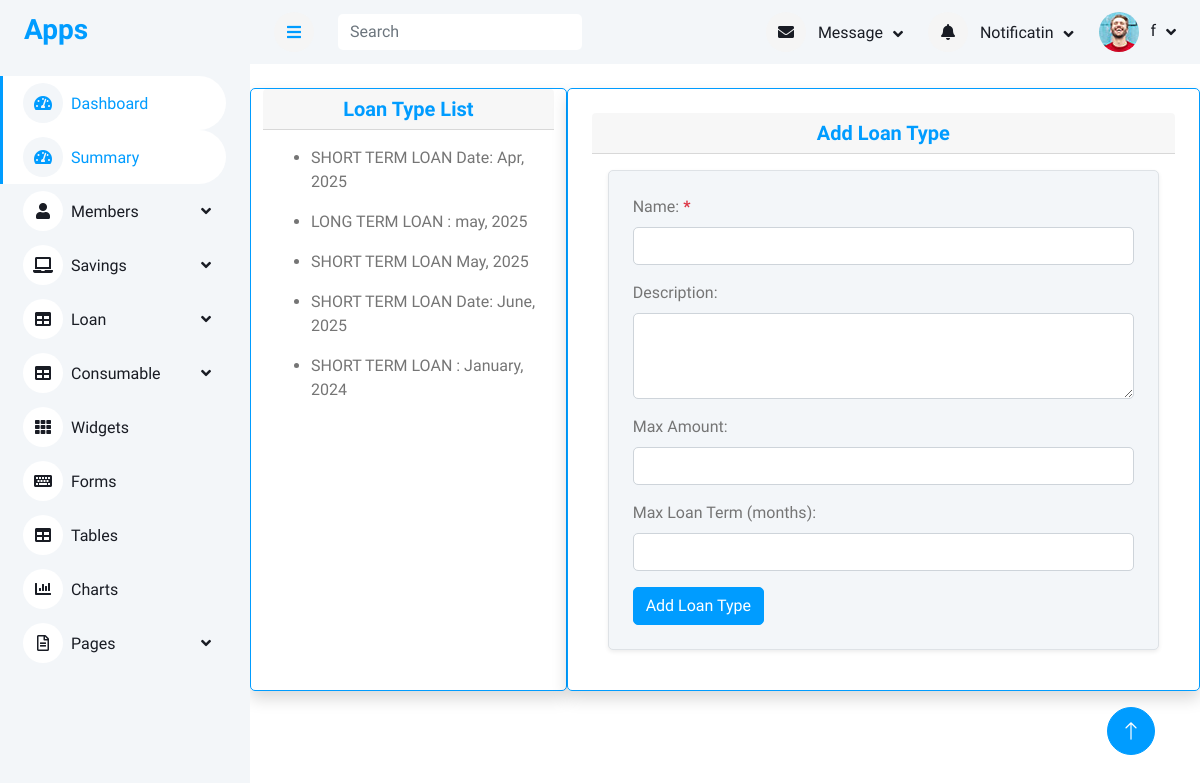
Screenshot of /loan-type/add/ (signed in) with the database file from the repository.
### accounts/models.py (models this page shows, shortened)
class User(AbstractUser):
    first_name = models.CharField(max_length=100)
    last_name = models.CharField(max_length=100)
    other_name = models.CharField(max_length=100)
    date_of_birth = models.DateField(blank=True,null=True)
    username = models.CharField(max_length=100, unique=True)
    department = models.CharField(max_length=100)
    unit = models.CharField(max_length=100)
    gender = models.ForeignKey(Gender, on_delete=models.CASCADE, blank=True, null=True)
    group = models.ForeignKey(UserGroup, on_delete=models.CASCADE, blank=True, null=True)
    marital_status = models.ForeignKey(MaritalStatus,on_delete=models.SET_NULL, null=True, blank=True)
    religion = models.ForeignKey(Religion, on_delete=models.SET_NULL, null=True, blank=True,)
    passport = models.ImageField(upload_to='passport', blank=True, null=True)
    member_number = models.CharField(max_length=100)

### loan/models.py (models this page shows, shortened)
class LoanType(models.Model):
    name = models.CharField(max_length=100)
    description = models.TextField(blank=True, null=True)
    max_amount = models.DecimalField(max_digits=12, decimal_places=2, null=True, blank=True)
    max_loan_term_months = models.PositiveIntegerField(null=True, blank=True)
    created_by = models.ForeignKey(User,on_delete=models.CASCADE)

### loan/views.py (the view, shortened to what this page needs)
# urls.py: path('loan-type/add/', views.add_loan_type, name='add_loan_type'),
@login_required
def add_loan_type(request):
    loan_types = LoanType.objects.all()
    context = {'loan_types':loan_types}
    return render(request, 'loan/add_loan_type.html',context)

### templates/loan/add_loan_type.html (shortened to what this page needs)
{% extends 'base/base.html' %}
{% load static %}
{% block content %}
<div class="container mt-4 col-md-12">
    <div class="row">
    <div class="card col-md-4 shadow border-primary">
        <h5 class="card-header text-primary text-center"> Loan Type List</h5>
        <div class="card-body">
          {% for l in loan_types %}
          <ul>
          <li>{{l.name}}</li>
          </ul>
          {% endfor %}
        </div>
    </div>
    <div class="card col-md-8  p-4 shadow border-primary">
        <h5 class="card-header text-primary text-center">Add Loan Type </h5>
        <div class="card-body">
            <form method="post" class="p-4 border rounded bg-light shadow-sm">
                <div class="mb-3">
                    <label for="name" class="form-label">Name:</label>
                    <b class="text-danger text-lg"> *</b>
                    <input type="text" name="name" id="name" class="form-control" required>
                </div>
                <div class="mb-3">
                    <label for="description" class="form-label">Description:</label>
                    <textarea name="description" id="description" class="form-control" rows="3"></textarea>
                </div>
                <div class="mb-3">
                    <label for="max_amount" class="form-label">Max Amount:</label>
                    <input type="number" name="max_amount" id="max_amount" step="0.01" class="form-control">
                </div>
                <div class="mb-3">
                    <label for="max_loan_term_months" class="form-label">Max Loan Term (months):</label>
                    <input type="number" name="max_loan_term_months" id="max_loan_term_months" class="form-control">
                </div>
                <button type="submit" class="btn btn-primary">Add Loan Type</button>
            </form>
        </div>
    </div>
    </div>
</div>
{% endblock content %}

### templates/include/navbar.html (shortened to what this page needs)
<nav class="navbar navbar-expand bg-light navbar-light sticky-top px-4 py-0">
    <a href="#" class="sidebar-toggler flex-shrink-0">
        <i class="fa fa-bars"></i>
    </a>
    <form method="get" action="{% url 'search_member' %}" class="d-none d-md-flex ms-4">
        <input class="form-control border-0" name="search_term" type="search" placeholder="Search">
    </form>
    <div class="navbar-nav align-items-center ms-auto">
        <div class="nav-item dropdown">
            <a href="#" class="nav-link dropdown-toggle" data-bs-toggle="dropdown">
                <i class="fa fa-envelope me-lg-2"></i>
                <span class="d-none d-lg-inline-flex">Message</span>
            </a>
        </div>
        <div class="nav-item dropdown">
            <a href="#" class="nav-link dropdown-toggle" data-bs-toggle="dropdown">
                <i class="fa fa-bell me-lg-2"></i>
                <span class="d-none d-lg-inline-flex">Notificatin</span>
            </a>
        </div>
        <div class="nav-item dropdown">
            <a href="#" class="nav-link dropdown-toggle" data-bs-toggle="dropdown">
                <img class="rounded-circle me-lg-2" src="/static/img/user.jpg" alt=""
                    style="width: 40px; height: 40px;">
                <span class="d-none d-lg-inline-flex">{{request.user.first_name}}</span>
            </a>
        </div>
    </div>
</nav>

### static/css/style.css (style rules this page uses)
:root { --primary: #009CFF; --light: #F3F6F9; --dark: #191C24; }
.btn { transition: .5s; }
.btn.btn-primary { color: #FFFFFF; }
.content .navbar .navbar-nav .nav-link { margin-left: 25px; padding: 12px 0; color: var(--dark); outline: none; }
.content .navbar .sidebar-toggler, .content .navbar .navbar-nav .nav-link i { width: 40px; height: 40px; display: inline-flex; align-items: center; justify-content: center; background: #f5f5f5; border-radius: 40px; }
.content .navbar .dropdown-toggle::after { margin-left: 6px; vertical-align: middle; border: none; content: "\f107"; font-family: "Font Awesome 5 Free"; font-weight: 900; transition: .5s; }

### rows the page displays
User: user.first_name "f"
LoanType: name "SHORT TERM LOAN Date: Apr, 2025"
LoanType: name "LONG TERM LOAN : may, 2025"
LoanType: name "SHORT TERM LOAN May, 2025"
LoanType: name "SHORT TERM LOAN Date: June, 2025"
LoanType: name "SHORT TERM LOAN : January, 2024"
